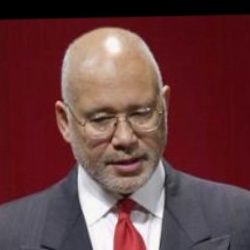
#> input picture test_images/Adam_Herbert_0001.jpg, 250 x 250 px; its folder holds only this picture in this run
$ jupyter execute --allow-errors 'Face Attendance.ipynb'
#> lines starting #> are read from the running program, lines starting #| are printed output that depends on the picture
[cell 1]
###Import Libraries###
import os
import urllib.request
from pathlib import Path
from datetime import datetime
import cv2
import numpy as np
import pandas as pd
import matplotlib.pyplot as plt
import re
import seaborn as sns
import sqlite3

from sklearn.metrics import (
    accuracy_score,
    balanced_accuracy_score,
    precision_score,
    recall_score,
    f1_score,
    classification_report,
    confusion_matrix,
    ConfusionMatrixDisplay
)

[cell 2]
###Directory Paths###
KNOWN_DIR = "known_faces" ##use atleast 20-30 images per person
EVAL_DIR = "evaluation" ##use at least 5 images per person
TEST_DIR = "test_images"
OUTPUT_DIR = "output"
MODEL_DIR = "models"

EXTS = (".jpg", ".jpeg", ".png", ".bmp", ".webp")
COSINE_THRESHOLD = 0.36 ##used different values; advised between 0.3-0.5.

for folder in [KNOWN_DIR, EVAL_DIR, TEST_DIR, OUTPUT_DIR, MODEL_DIR]:
    os.makedirs(folder, exist_ok=True)

[cell 3]
TEST_DIR = Path(TEST_DIR)
OUTPUT_DIR = Path(OUTPUT_DIR)

print("Test directory:", TEST_DIR.resolve())
print("Output directory:", OUTPUT_DIR.resolve())

[cell 4]
###Download YuNET and SFace###
models = {
    "face_detection_yunet_2023mar.onnx":
        "https://huggingface.co/opencv/face_detection_yunet/resolve/main/face_detection_yunet_2023mar.onnx",
    "face_recognition_sface_2021dec.onnx":
        "https://huggingface.co/opencv/face_recognition_sface/resolve/main/face_recognition_sface_2021dec.onnx"
}

#> (the rest of this cell did not finish here and is left out)

[cell 5]
###Helper Functions###
def list_images(folder):
    return sorted(
        str(p) for p in Path(folder).rglob("*")
        if p.is_file() and p.suffix.lower() in EXTS
    )

def detect_faces(image):
    if image is None:
        return None
    h, w = image.shape[:2]
    detector.setInputSize((w, h))
    return detector.detect(image)[1]

def largest_face(faces):
    if faces is None or len(faces) == 0:
        return None
    return max(faces, key=lambda f: float(f[2] * f[3]))

def get_embedding(image, face):
    aligned = recognizer.alignCrop(image, face)
    return recognizer.feature(aligned)

[cell 6]
###EDA###
eda_rows = []

for person_dir in sorted(Path(KNOWN_DIR).iterdir()):
    if not person_dir.is_dir():
        continue

    for path in list_images(person_dir):
        image = cv2.imread(path)

        if image is None:
            eda_rows.append({
                "Person": person_dir.name,
                "Path": path,
                "Read_OK": False,
                "Width": np.nan,
                "Height": np.nan,
                "Brightness": np.nan,
                "Faces_Detected": 0
            })
            continue

        h, w = image.shape[:2]
        faces = detect_faces(image)

        eda_rows.append({
            "Person": person_dir.name,
            "Path": path,
            "Read_OK": True,
            "Width": w,
            "Height": h,
            "Brightness": cv2.cvtColor(
                image, cv2.COLOR_BGR2GRAY
            ).mean(),
            "Faces_Detected": 0 if faces is None else len(faces)
        })

eda_df = pd.DataFrame(eda_rows)

#> (the rest of this cell did not finish here and is left out)

[cell 7]
###Embeddings###
known_features, known_names = [], []
failures = []

for person_dir in sorted(Path(KNOWN_DIR).iterdir()):
    if not person_dir.is_dir():
        continue

    for path in list_images(person_dir):
        image = cv2.imread(path)

        if image is None:
            failures.append({"Path": path, "Reason": "Unreadable"})
            continue

        face = largest_face(detect_faces(image))

        if face is None:
            failures.append({"Path": path, "Reason": "No face detected"})
            continue

        try:
            known_features.append(get_embedding(image, face))
            known_names.append(person_dir.name)
        except Exception as e:
            failures.append({"Path": path, "Reason": str(e)})

#> (the rest of this cell did not finish here and is left out)

[cell 8]
###For Recognition###
def best_match(image, face):
    query = get_embedding(image, face)
    scores = [
        float(recognizer.match(
            query, feature, cv2.FaceRecognizerSF_FR_COSINE
        ))
        for feature in known_features
    ]

    idx = int(np.argmax(scores))
    return known_names[idx], scores[idx]

def apply_threshold(candidate, score, threshold=COSINE_THRESHOLD):
    return candidate if score >= threshold else "UNKNOWN"

[cell 9]
def process_test_image(image_path):
#> called with image_path = 'test_images/Adam_Herbert_0001.jpg'
    image = cv2.imread(str(image_path))
#> image is the input picture: shape (250, 250, 3); mean B, G, R 64.3, 62.1, 105.1

    if image is None:
        raise ValueError(f"Could not read image: {image_path}")

    height, width = image.shape[:2]
#> height = 250; width = 250
    detector.setInputSize((width, height))

    _, faces = detector.detect(image)
    results = []

    if faces is None or len(faces) == 0:
        return pd.DataFrame(columns=["Name", "Similarity"])

    for face in faces:
        aligned_face = recognizer.alignCrop(image, face)
        feature = recognizer.feature(aligned_face)

        best_name = "Unknown"
        best_similarity = -1.0

        # Comparison with all known reference embeddings
        for known_name, known_feature in zip(
            known_names, known_features
        ):
            similarity = recognizer.match(
                feature,
                known_feature,
                cv2.FaceRecognizerSF_FR_COSINE
            )

            if similarity > best_similarity:
                best_similarity = similarity
                best_name = known_name

        # Apply recognition threshold
        if best_similarity < COSINE_THRESHOLD:
            best_name = "Unknown"

        results.append({
            "Name": best_name,
            "Similarity": float(best_similarity)
        })

    return pd.DataFrame(results)

[cell 10]
###Run recognition on Test files###
def get_actual_name(image_path):
    filename = Path(image_path).stem

    # Remove Jupyter checkpoint suffix
    filename = re.sub(r"-checkpoint$", "", filename)

    # Remove final numeric image identifier
    filename = re.sub(r"_\d+$", "", filename)

    return filename.strip()

test_files = [
    Path(p) for p in list_images(TEST_DIR)
    if ".ipynb_checkpoints" not in Path(p).parts
    and "-checkpoint" not in Path(p).stem
]

print("Test directory:", TEST_DIR.resolve())
print("Output directory:", OUTPUT_DIR.resolve())
print("Number of test images:", len(test_files))

if not test_files:
    raise ValueError(
        f"No valid test images found in {TEST_DIR.resolve()}"
    )
results = []

for image_path in test_files:

    true_name = get_actual_name(image_path)

    try:
        detections = process_test_image(str(image_path))

        if detections is None or detections.empty:
            predicted_name = "UNKNOWN"
            similarity = np.nan

        else:
            # Highest similarity detection
            best = detections.loc[
                detections["Similarity"].idxmax()
            ]

            predicted_name = str(best["Name"]).strip()
            similarity = float(best["Similarity"])

    except Exception as e:
        print(f"Error processing {image_path.name}: {e}")

        predicted_name = "UNKNOWN"
        similarity = np.nan

    results.append({
        "Image": image_path.name,
        "True": true_name,
        "Predicted": predicted_name,
        "Similarity": similarity
    })

[cell 11]
###Save prediction and calculate Metrics###

test_results = pd.DataFrame(results)


true = test_results["True"].str.strip().str.casefold().to_numpy()
pred = (
    test_results["Predicted"]
    .str.strip()
    .str.casefold()
    .to_numpy()
)


reject_labels = {"unknown", "no_face", "no face"}
known = ~np.isin(true, list(reject_labels))
unknown = ~known
pred_rejected = np.isin(pred, list(reject_labels))

correct = true == pred

test_results["Correct"] = correct

test_results.to_csv(
    OUTPUT_DIR / "test_prediction_results.csv",
    index=False
)

print("\n========== TEST PREDICTIONS ==========")
display(test_results)

accuracy = accuracy_score(true, pred)

balanced_acc = balanced_accuracy_score(true, pred)

macro_precision = precision_score(
    true, pred, average="macro", zero_division=0
)
macro_recall = recall_score(
    true, pred, average="macro", zero_division=0
)
macro_f1 = f1_score(
    true, pred, average="macro", zero_division=0
)

weighted_precision = precision_score(
    true, pred, average="weighted", zero_division=0
)
weighted_recall = recall_score(
    true, pred, average="weighted", zero_division=0
)
weighted_f1 = f1_score(
    true, pred, average="weighted", zero_division=0
)

micro_precision = precision_score(
    true, pred, average="micro", zero_division=0
)
micro_recall = recall_score(
    true, pred, average="micro", zero_division=0
)
micro_f1 = f1_score(
    true, pred, average="micro", zero_division=0
)

false_rejections = known & pred_rejected
wrong_identity = known & ~pred_rejected & (true != pred)
unknown_false_accept = unknown & ~pred_rejected

frr = (
    false_rejections.sum() / known.sum()
    if known.sum() else np.nan
)

wrong_identity_rate = (
    wrong_identity.sum() / known.sum()
    if known.sum() else np.nan
)

far = (
    unknown_false_accept.sum() / unknown.sum()
    if unknown.sum() else np.nan
)

metrics = pd.DataFrame([
    ("Total test images", len(test_results)),
    ("Correct predictions", int(correct.sum())),
    ("Incorrect predictions", int((~correct).sum())),
    ("Accuracy (%)", accuracy * 100),
    ("Balanced accuracy (%)", balanced_acc * 100),
    ("Macro precision (%)", macro_precision * 100),
    ("Macro recall (%)", macro_recall * 100),
    ("Macro F1-score (%)", macro_f1 * 100),
    ("Weighted precision (%)", weighted_precision * 100),
    ("Weighted recall (%)", weighted_recall * 100),
    ("Weighted F1-score (%)", weighted_f1 * 100),
    ("Micro precision (%)", micro_precision * 100),
    ("Micro recall (%)", micro_recall * 100),
    ("Micro F1-score (%)", micro_f1 * 100),
    ("Known images", int(known.sum())),
    ("False rejections", int(false_rejections.sum())),
    ("False rejection rate (%)", frr * 100),
    ("Wrong known identities", int(wrong_identity.sum())),
    ("Wrong identity rate among known (%)",
     wrong_identity_rate * 100),
    ("Unknown images", int(unknown.sum())),
    ("Unknown accepted as known",
     int(unknown_false_accept.sum())),
    ("Unknown false acceptance rate (%)", far * 100)
], columns=["Metric", "Value"])

metrics.to_csv(
    OUTPUT_DIR / "test_metrics.csv",
    index=False
)

print("\n========== OVERALL TEST METRICS ==========")
display(metrics)

[cell 12]
###Confusion Matrix, Metrics Plot, Overall Summary###

labels = sorted(set(true) | set(pred))

cm = confusion_matrix(
    true,
    pred,
    labels=labels
)

cm_df = pd.DataFrame(
    cm,
    index=labels,
    columns=labels
)

cm_df.index.name = "True identity"
cm_df.columns.name = "Predicted identity"

cm_df.to_csv(
    OUTPUT_DIR / "test_confusion_matrix.csv"
)

fig, ax = plt.subplots(
    figsize=(
        max(9, len(labels) * 0.7),
        max(7, len(labels) * 0.6)
    )
)

ConfusionMatrixDisplay(
    confusion_matrix=cm,
    display_labels=labels
).plot(
    ax=ax,
    xticks_rotation=90,
    colorbar=False,
    values_format="d"
)

ax.set_title("Test Set Confusion Matrix (Counts)")
plt.tight_layout()

fig.savefig(
    OUTPUT_DIR / "test_confusion_matrix.png",
    dpi=300,
    bbox_inches="tight"
)
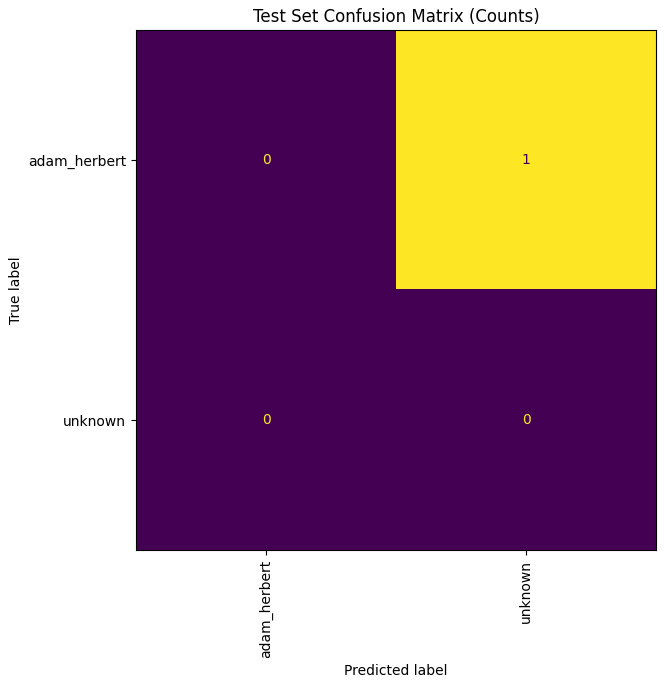
#> figure drawn by matplotlib, 1 panel

plt.show()
plt.close(fig)


row_totals = cm.sum(axis=1, keepdims=True)

cm_normalized = np.divide(
    cm,
    row_totals,
    out=np.zeros_like(cm, dtype=float),
    where=row_totals != 0
)

fig, ax = plt.subplots(
    figsize=(
        max(9, len(labels) * 0.7),
        max(7, len(labels) * 0.6)
    )
)

sns.heatmap(
    cm_normalized,
    annot=len(labels) <= 20,
    fmt=".2f",
    cmap="Blues",
    xticklabels=labels,
    yticklabels=labels,
    vmin=0,
    vmax=1,
    ax=ax
)

ax.set_title("Test Set Confusion Matrix (Normalized)")
ax.set_xlabel("Predicted identity")
ax.set_ylabel("True identity")

plt.xticks(rotation=90)
plt.yticks(rotation=0)
plt.tight_layout()

fig.savefig(
    OUTPUT_DIR / "test_confusion_matrix_normalized.png",
    dpi=300,
    bbox_inches="tight"
)
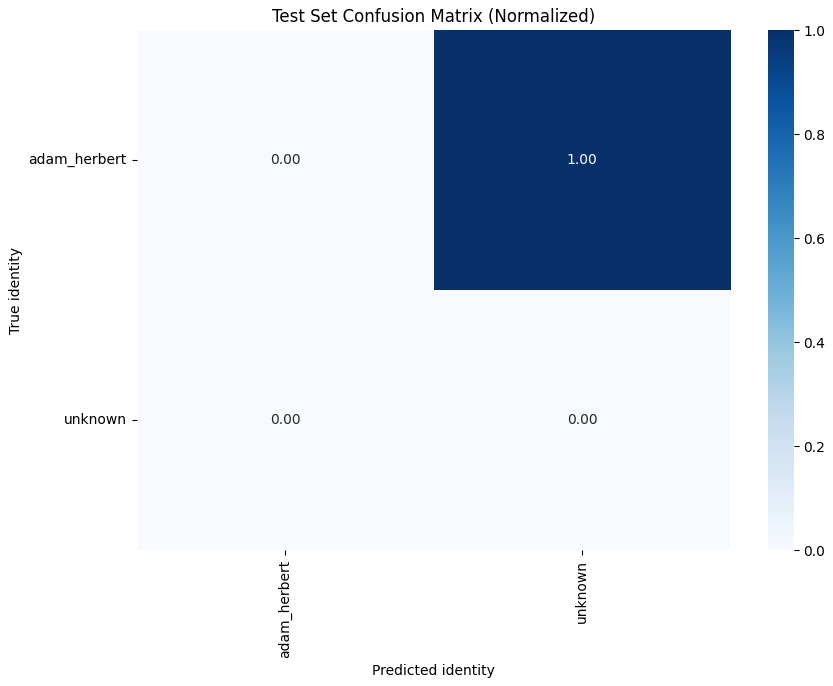
#> figure drawn by matplotlib, 2 panels

plt.show()
plt.close(fig)


per_person = test_results.groupby("True").agg(
    Total_Images=("Correct", "count"),
    Correct_Count=("Correct", "sum"),
    Accuracy=("Correct", "mean")
)

per_person["Accuracy_Percent"] = (
    per_person["Accuracy"] * 100
)

per_person.to_csv(
    OUTPUT_DIR / "test_per_person_accuracy.csv"
)

print("\n========== PER-PERSON ACCURACY ==========")
display(per_person)

fig, ax = plt.subplots(
    figsize=(max(10, len(per_person) * 0.6), 6)
)

per_person["Accuracy_Percent"].plot(
    kind="bar",
    ax=ax
)

ax.set_title("Test Accuracy by Person")
ax.set_xlabel("Actual identity")
ax.set_ylabel("Accuracy (%)")
ax.set_ylim(0, 100)

plt.xticks(rotation=90)
plt.tight_layout()

fig.savefig(
    OUTPUT_DIR / "test_per_person_accuracy.png",
    dpi=300,
    bbox_inches="tight"
)
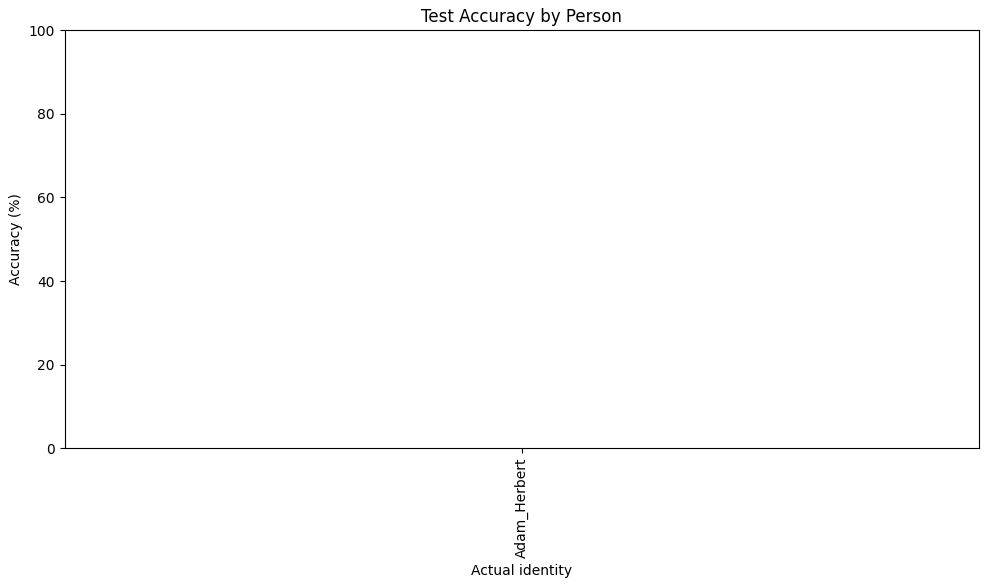
#> figure drawn by matplotlib, 1 panel

plt.show()
plt.close(fig)


summary_rows = []

for person in sorted(set(true)):
    mask = true == person

    person_true = true[mask]
    person_pred = pred[mask]

    summary_rows.append({
        "Identity": person,
        "Images": int(mask.sum()),
        "Correct": int((person_true == person_pred).sum()),
        "Accuracy": accuracy_score(person_true, person_pred),
        "Precision": precision_score(
            person_true, person_pred,
            labels=[person],
            average="micro",
            zero_division=0
        ),
        "Recall": recall_score(
            person_true, person_pred,
            labels=[person],
            average="micro",
            zero_division=0
        ),
        "F1_Score": f1_score(
            person_true, person_pred,
            labels=[person],
            average="micro",
            zero_division=0
        )
    })

per_person_metrics = pd.DataFrame(summary_rows)

per_person_metrics.to_csv(
    OUTPUT_DIR / "test_per_person_metrics.csv",
    index=False
)

display(per_person_metrics)


metric_plot = pd.Series({
    "Accuracy": accuracy * 100,
    "Balanced accuracy": balanced_acc * 100,
    "Macro precision": macro_precision * 100,
    "Macro recall": macro_recall * 100,
    "Macro F1": macro_f1 * 100,
    "Weighted F1": weighted_f1 * 100
})

fig, ax = plt.subplots(figsize=(10, 6))

metric_plot.plot(kind="bar", ax=ax)

ax.set_title("Overall Test Set Performance")
ax.set_ylabel("Score (%)")
ax.set_ylim(0, 100)

plt.xticks(rotation=30, ha="right")
plt.tight_layout()

fig.savefig(
    OUTPUT_DIR / "test_overall_metrics.png",
    dpi=300,
    bbox_inches="tight"
)
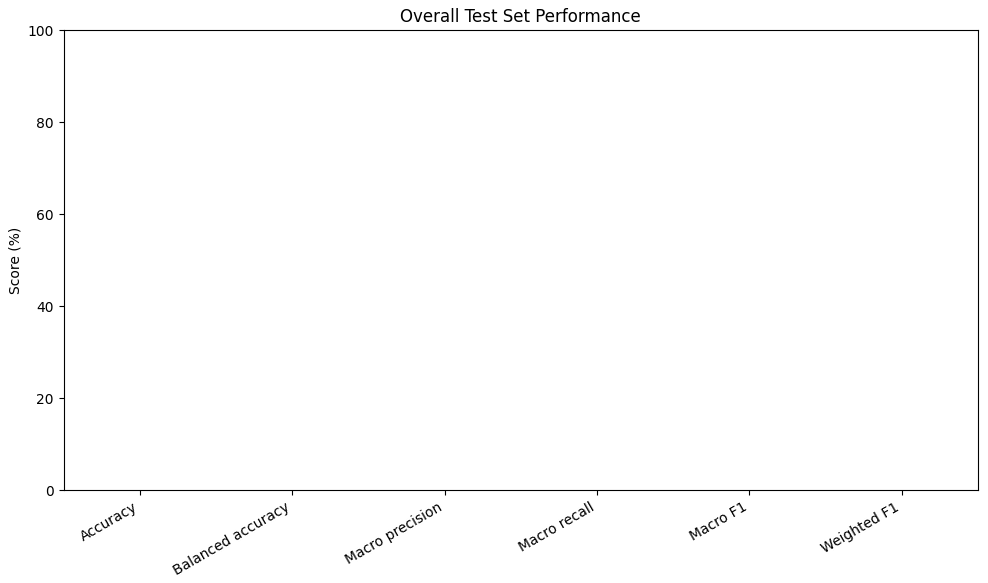
#> figure drawn by matplotlib, 1 panel

plt.show()
plt.close(fig)


outcomes = pd.Series({
    "Correct": int(correct.sum()),
    "False rejection": int(false_rejections.sum()),
    "Wrong identity": int(wrong_identity.sum()),
    "Unknown falsely accepted": int(unknown_false_accept.sum())
})

fig, ax = plt.subplots(figsize=(9, 5))

outcomes.plot(kind="bar", ax=ax)

ax.set_title("Test Set Prediction Outcomes")
ax.set_ylabel("Number of images")

plt.xticks(rotation=25, ha="right")
plt.tight_layout()

fig.savefig(
    OUTPUT_DIR / "test_prediction_outcomes.png",
    dpi=300,
    bbox_inches="tight"
)
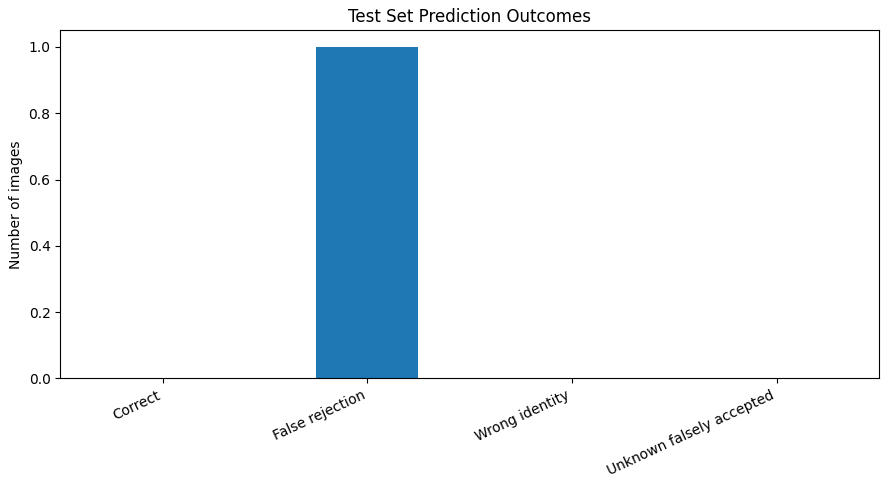
#> figure drawn by matplotlib, 1 panel; tallest bar 1 high, from x = 0.75 to 1.25

plt.show()
plt.close(fig)


score_data = test_results.dropna(
    subset=["Similarity"]
).copy()

if not score_data.empty:

    score_data["Outcome"] = np.where(
        score_data["Correct"],
        "Correct",
        "Incorrect"
    )

    fig, ax = plt.subplots(figsize=(9, 5))

    sns.histplot(
        data=score_data,
        x="Similarity",
        hue="Outcome",
        bins=20,
        element="step",
        ax=ax
    )

    ax.set_title("Test Similarity Score Distribution")
    ax.set_xlabel("Similarity score")
    ax.set_ylabel("Number of images")

    plt.tight_layout()

    fig.savefig(
        OUTPUT_DIR / "test_similarity_distribution.png",
        dpi=300,
        bbox_inches="tight"
    )

    plt.show()
    plt.close(fig)


mismatches = test_results.loc[
    ~test_results["Correct"]
].copy()

mismatches.to_csv(
    OUTPUT_DIR / "test_misclassified_images.csv",
    index=False
)

print("\n========== MISCLASSIFIED IMAGES ==========")
display(mismatches)


print("\n========== FINAL SUMMARY ==========")
print(f"Test images       : {len(test_results)}")
print(f"Correct           : {int(correct.sum())}")
print(f"Incorrect         : {int((~correct).sum())}")
print(f"Accuracy          : {accuracy * 100:.2f}%")
print(f"Macro F1-score    : {macro_f1:.4f}")
print(f"Weighted F1-score : {weighted_f1:.4f}")
print(f"Balanced accuracy : {balanced_acc * 100:.2f}%")

print("\nAll results saved in:")
print(OUTPUT_DIR.resolve())

print("\nGenerated test files:")
for file_path in sorted(OUTPUT_DIR.glob("test_*")):
    print(file_path.name)

[cell 13]
# Generate attendance using TEST_DIR as a csv file
test_files = list_images(TEST_DIR)
attendance_results = []

print("Test images found:", len(test_files))

for image_path in test_files:
    image_path = Path(image_path)

    try:
        detections = process_test_image(str(image_path))

        if not detections.empty:
            best = detections.loc[detections["Similarity"].idxmax()]
            predicted_name = str(best["Name"]).strip()

            if predicted_name.casefold() not in ["unknown", "no_face", ""]:
                now = datetime.now()

                attendance_results.append({
                    "Image": image_path.name,
                    "Name": predicted_name,
                    "Date": now.strftime("%Y-%m-%d"),
                    "Time": now.strftime("%H:%M:%S"),
                    "Similarity": best["Similarity"],
                    "Status": "Present"
                })

    except Exception as e:
        print(f"Error processing {image_path.name}: {e}")

# Create attendance table
attendance = pd.DataFrame(
    attendance_results,
    columns=["Image", "Name", "Date", "Time", "Similarity", "Status"]
)

if not attendance.empty:
    # Keep one entry per recognized person, retaining the highest similarity
    attendance = attendance.sort_values(
        "Similarity", ascending=False
    )

    attendance = attendance.drop_duplicates(
        subset=["Name"], keep="first"
    ).reset_index(drop=True)

    print("\nAttendance Summary")
    print("People present:", len(attendance))

    display(attendance)

    # Save report inside OUTPUT_DIR
    OUTPUT_DIR = Path(OUTPUT_DIR)
    OUTPUT_DIR.mkdir(parents=True, exist_ok=True)

    attendance_path = OUTPUT_DIR / "attendance.csv"
    attendance.to_csv(attendance_path, index=False)

    print(f"\nAttendance saved to: {attendance_path}")

else:
    print("No recognized faces found. Attendance not generated.")

[cell 14]
###Generate attendace as an SQL database
test_files = list_images(TEST_DIR)
attendance_results = []

print("Test images found:", len(test_files))

for image_path in test_files:
    image_path = Path(image_path)

    try:
        detections = process_test_image(str(image_path))
